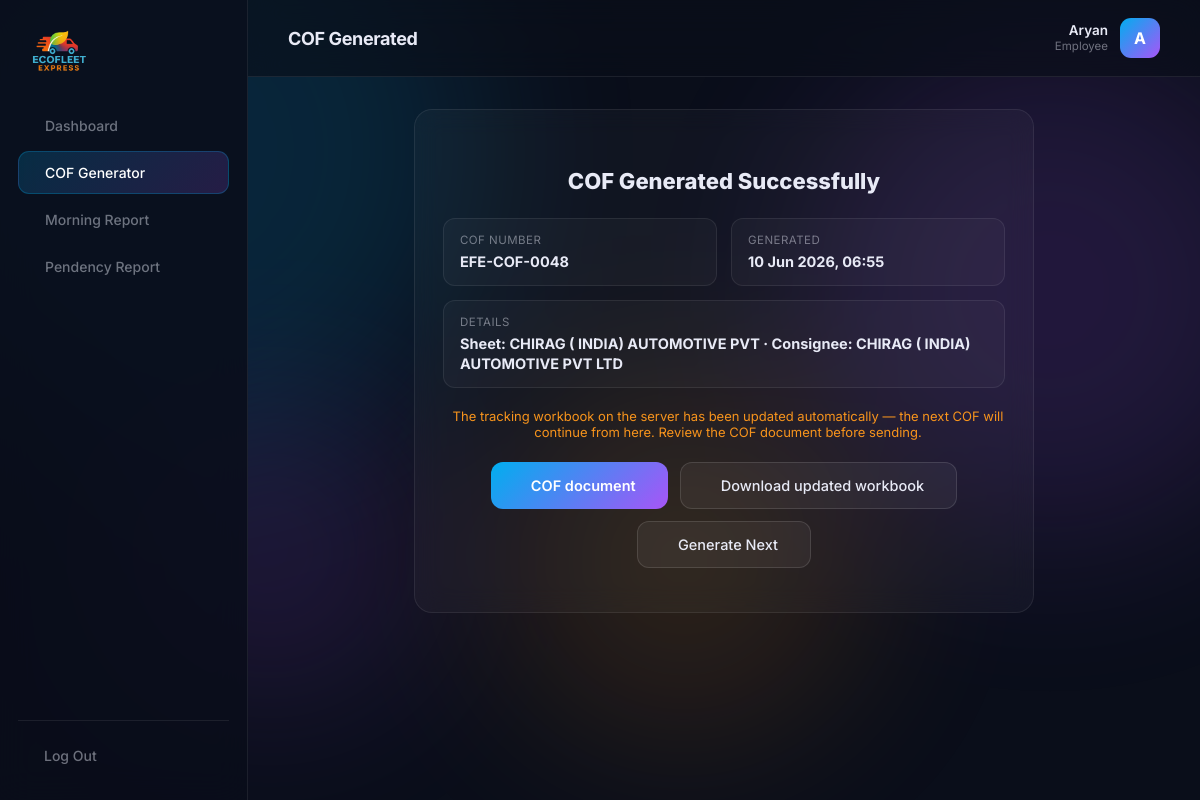
The app's page /portal/cof/success/1/ (signed in) with its own data.
### core/models.py (models this page shows, shortened)
class ToolRun(models.Model):
    TOOL_COF = 'COF'
    TOOL_MORNING = 'MORNING'
    TOOL_PENDENCY = 'PENDENCY'
    TOOL_CHOICES = [
        (TOOL_COF, 'COF Generator'),
        (TOOL_MORNING, 'Morning Report'),
        (TOOL_PENDENCY, 'Pendency Report'),
    ]
    STATUS_SUCCESS = 'SUCCESS'
    STATUS_FAILED = 'FAILED'
    STATUS_CHOICES = [
        (STATUS_SUCCESS, 'Success'),
        (STATUS_FAILED, 'Failed'),
    ]
    user = models.ForeignKey(
        settings.AUTH_USER_MODEL,
        on_delete=models.SET_NULL,
        null=True, blank=True,
        related_name='tool_runs',
    )
    tool = models.CharField(max_length=20, choices=TOOL_CHOICES)
    status = models.CharField(max_length=10, choices=STATUS_CHOICES, default=STATUS_SUCCESS)
    reference = models.CharField(max_length=120, blank=True)   # e.g. COF number
    detail = models.TextField(blank=True)
    output_file = models.FileField(upload_to='tool_outputs/%Y/%m/', blank=True, null=True)
    created_at = models.DateTimeField(auto_now_add=True)
    class Meta:
        ordering = ['-created_at']

class ToolRunFile(models.Model):
    run = models.ForeignKey(ToolRun, on_delete=models.CASCADE, related_name='files')
    label = models.CharField(max_length=80)
    file = models.FileField(upload_to='tool_outputs/%Y/%m/')
    created_at = models.DateTimeField(auto_now_add=True)
    class Meta:
        ordering = ['id']

### core/views.py (the view)
# urls.py: path('portal/cof/success/<int:pk>/', views.cof_success, name='cof_success'),
@staff_required
def cof_success(request, pk):
    run = get_object_or_404(ToolRun.objects.prefetch_related('files'),
                            pk=pk, tool=ToolRun.TOOL_COF, status=ToolRun.STATUS_SUCCESS)
    return render(request, 'core/portal/cof_success.html', {'active': 'cof', 'run': run})

### templates/core/portal/cof_success.html (shortened to what this page needs)
{% extends 'core/portal/base.html' %}
{% block heading %}COF Generated{% endblock %}
{% block content %}
<div class="portal-card cof-success">
  <h2>COF Generated Successfully</h2>
  <div class="cof-success-grid">
    <div><span>COF Number</span><strong>{{ run.reference }}</strong></div>
    <div><span>Generated</span><strong>{{ run.created_at|date:"d M Y, H:i" }}</strong></div>
    <div class="full"><span>Details</span><strong>{{ run.detail }}</strong></div>
  </div>
  <p class="cof-warn">
    The tracking workbook on the server has been updated automatically — the next COF will continue from here. Review the COF document before sending.
  </p>
  <div class="cof-success-actions">
    {% for f in run.files.all %}
    <a href="{% url 'download_file' f.id %}" class="btn-primary"> {{ f.label }}</a>
    {% endfor %}
    <a href="{% url 'cof_workbook_download' %}" class="btn-secondary"> Download updated workbook</a>
    <a href="{% url 'cof_generator' %}" class="btn-secondary"> Generate Next</a>
  </div>
</div>
{% endblock %}

### templates/core/portal/base.html (shortened to what this page needs)
{% load static %}
<!DOCTYPE html>
<html lang="en">
<head>
    <link rel="stylesheet" href="https://cdn.jsdelivr.net/npm/@tabler/icons-webfont@latest/tabler-icons.min.css" />
    <link rel="stylesheet" href="{% static 'css/main.css' %}" />
    <link rel="stylesheet" href="{% static 'css/portal.css' %}" />
</head>
<body class="portal-body">
<div class="orbs">
    <div class="orb orb1"></div><div class="orb orb2"></div>
    <div class="orb orb3"></div><div class="orb orb4"></div>
</div>
<aside class="portal-sidebar" id="portalSidebar">
    <a href="{% url 'home' %}" class="portal-logo">
        <img src="{% static 'images/logo.png' %}" alt="EcoFleet Express" />
    </a>
    <nav class="portal-nav">
        <a href="{% url 'dashboard' %}" class="{% if active == 'dashboard' %}active{% endif %}"> Dashboard</a>
        <a href="{% url 'cof_generator' %}" class="{% if active == 'cof' %}active{% endif %}"> COF Generator</a>
        <a href="{% url 'morning_report' %}" class="{% if active == 'morning' %}active{% endif %}"> Morning Report</a>
        <a href="{% url 'pendency_report' %}" class="{% if active == 'pendency' %}active{% endif %}"> Pendency
  Report</a>
    </nav>
    <div class="portal-sidebar-foot">
        <a href="{% url 'portal_logout' %}" class="portal-logout"> Log Out</a>
    </div>
</aside>
<div class="portal-main">
    <header class="portal-topbar">
        <div class="portal-topbar-title">{% block heading %}{% endblock %}</div>
        <div class="portal-user">
            <div class="portal-user-meta">
            <span class="portal-user-name">{{ request.user.get_full_name|default:request.user.username }}</span>
            <span class="portal-user-role">Employee</span>
          </div>
          <div class="portal-avatar">{{ request.user.username|slice:":1"|upper }}</div>
        </div>
    </header>
      <main class="portal-content">
        {% block content %}{% endblock %}
      </main>
    </div>
</body>
</html>

### static/css/main.css (style rules this page uses)
*, *::before, *::after { margin: 0; padding: 0; box-sizing: border-box; }
:root { --cyan: #00AEEF; --purple: #a855f7; --orange: #F7941D; --red: #ED1C24; --bg: #0a0e1a; --surface: rgba(255,255,255,0.03); --border: rgba(255,255,255,0.08); --text: #e8eaf6; --muted: rgba(232,234,246,0.45); --hint: rgba(232,234,246,0.28); }
html, body { font-family: 'Inter', sans-serif; background: var(--bg); color: var(--text); min-height: 100vh; scroll-behavior: smooth; }
.orbs { position: fixed; inset: 0; pointer-events: none; z-index: 0; overflow: hidden; }
.orb { position: absolute; border-radius: 50%; filter: blur(90px); opacity: 0.15; }
.orb1 { width: 600px; height: 600px; background: var(--cyan); top: -150px; left: -120px; }
.orb2 { width: 500px; height: 500px; background: var(--purple); top: 40px; right: -100px; }
.orb3 { width: 360px; height: 360px; background: var(--orange); top: 380px; left: 42%; }
.orb4 { width: 300px; height: 300px; background: var(--purple); bottom: 100px; left: 10%; }
.btn-primary { background: linear-gradient(135deg, var(--cyan), var(--purple)); border: none; border-radius: 12px; padding: 14px 32px; color: #fff; font-size: 14.5px; font-weight: 600; cursor: pointer; font-family: inherit; display: flex; align-items: center; gap: 8px; }
.btn-secondary { background: rgba(255,255,255,0.05); border: 1px solid rgba(255,255,255,0.12); border-radius: 12px; padding: 14px 32px; color: var(--text); font-size: 14.5px; font-weight: 500; cursor: pointer; font-family: inherit; }

### records on screen
ToolRun: reference "EFE-COF-0048", created_at "10 Jun 2026, 06:55", detail "Sheet: CHIRAG ( INDIA) AUTOMOTIVE PVT · Consignee: CHIRAG ( INDIA) AUTOMOTIVE PVT LTD"
ToolRunFile: label "COF document"

### other values on screen
{{ request.user.get_full_name|default:request.user.username }} "Aryan"
{{ request.user.username|slice:":1"|upper }} "A"
